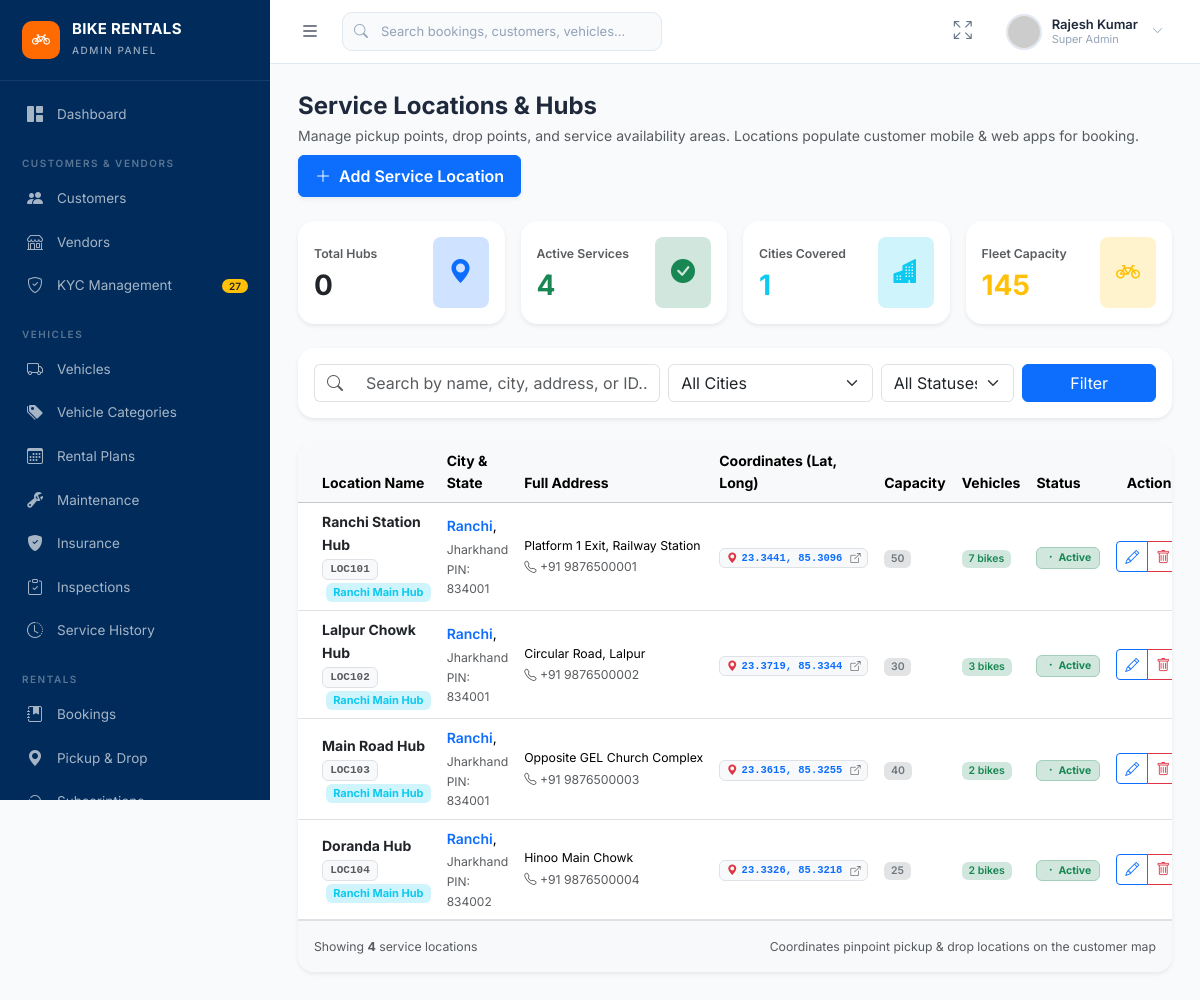
Page /locations/ on the committed database.
### myapp/models.py (models this page shows, shortened)
class Location(models.Model):
    location_id = models.CharField(max_length=20, unique=True, blank=True)
    name = models.CharField(max_length=150)
    franchise = models.ForeignKey(Franchise, on_delete=models.SET_NULL, null=True, blank=True, related_name="locations")
    city = models.CharField(max_length=100)
    state = models.CharField(max_length=100)
    address = models.TextField()
    pincode = models.CharField(max_length=10, blank=True)
    latitude = models.DecimalField(max_digits=10, decimal_places=6, null=True, blank=True)
    longitude = models.DecimalField(max_digits=10, decimal_places=6, null=True, blank=True)
    contact_phone = models.CharField(max_length=20, blank=True)
    operating_hours = models.CharField(max_length=100, default="07:00 AM - 10:00 PM")
    total_capacity = models.PositiveIntegerField(default=50)
    is_active = models.BooleanField(default=True)
    created_at = models.DateTimeField(default=timezone.now)

class Franchise(models.Model):
    STATUS_CHOICES = [
        ("active", "Active"),
        ("pending", "Pending"),
        ("inactive", "Inactive"),
    ]
    franchise_id = models.CharField(max_length=20, unique=True, blank=True)
    name = models.CharField(max_length=150)
    owner_name = models.CharField(max_length=150)
    email = models.EmailField()
    phone = models.CharField(max_length=20)
    city = models.CharField(max_length=100)
    state = models.CharField(max_length=100)
    address = models.TextField(blank=True)
    commission_rate = models.DecimalField(max_digits=5, decimal_places=2, default=15.0)
    status = models.CharField(max_length=20, choices=STATUS_CHOICES, default="active")
    joined_at = models.DateTimeField(default=timezone.now)
    class Meta:
        ordering = ["-joined_at"]

### myapp/views.py (the view, shortened to what this page needs)
# urls.py: path('locations/', views.location_list, name='admin_locations'),
def location_list(request):
    locations = Location.objects.select_related("franchise").annotate(
        vehicle_count=Count("vehicles")
    )
    search = request.GET.get("search", "").strip()
    city_val = request.GET.get("city", "").strip()
    if city_val and city_val != "All Cities":
        locations = locations.filter(city__iexact=city_val)
    status_val = request.GET.get("status", "").strip()
    if status_val == "Active":
        locations = locations.filter(is_active=True)
    elif status_val == "Inactive":
        locations = locations.filter(is_active=False)
    all_locations = Location.objects.all()
    cities = sorted(list(set(all_locations.values_list("city", flat=True).filter(city__isnull=False))))
    stats = {
        "total": all_locations.count(),
        "active": all_locations.filter(is_active=True).count(),
        "cities_count": len(cities),
        "total_capacity": sum(all_locations.values_list("total_capacity", flat=True)),
    }
    return render(request, "admin/locations/list.html", {
        "locations": locations,
        "cities": cities,
        "stats": stats,
        "search": search,
        "selected_city": city_val,
        "selected_status": status_val,
    })

### myapp/templates/admin/locations/list.html (shortened to what this page needs)
{% extends "admin/base.html" %}
{% block content %}
<div class="page-header d-flex align-items-center justify-content-between flex-wrap gap-2 mb-4">
    <div>
        <h1 class="h3 fw-bold mb-1">Service Locations & Hubs</h1>
        <p class="text-muted mb-0">Manage pickup points, drop points, and service availability areas. Locations populate customer mobile & web apps for booking.</p>
    </div>
    <div class="page-header-actions">
        <a href="{% url 'admin_location_form' %}" class="btn btn-primary px-3 py-2 fw-semibold shadow-sm">
            <i class="bi bi-plus-lg me-1"></i> Add Service Location
        </a>
    </div>
</div>
<div class="row g-3 mb-4">
    <div class="col-sm-6 col-xl-3">
        <div class="card border-0 shadow-sm rounded-4 p-3 h-100">
            <div class="d-flex align-items-center justify-content-between">
                <div>
                    <span class="text-muted small fw-semibold">Total Hubs</span>
                    <h3 class="fw-bold mb-0 mt-1">{{ stats.total|default:locations|length }}</h3>
                </div>
                <div class="rounded-3 p-3 bg-primary-subtle text-primary">
                    <i class="bi bi-geo-alt-fill fs-4"></i>
                </div>
            </div>
        </div>
    </div>
    <div class="col-sm-6 col-xl-3">
        <div class="card border-0 shadow-sm rounded-4 p-3 h-100">
            <div class="d-flex align-items-center justify-content-between">
                <div>
                    <span class="text-muted small fw-semibold">Active Services</span>
                    <h3 class="fw-bold mb-0 mt-1 text-success">{{ stats.active|default:0 }}</h3>
                </div>
                <div class="rounded-3 p-3 bg-success-subtle text-success">
                    <i class="bi bi-check-circle-fill fs-4"></i>
                </div>
            </div>
        </div>
    </div>
    <div class="col-sm-6 col-xl-3">
        <div class="card border-0 shadow-sm rounded-4 p-3 h-100">
            <div class="d-flex align-items-center justify-content-between">
                <div>
                    <span class="text-muted small fw-semibold">Cities Covered</span>
                    <h3 class="fw-bold mb-0 mt-1 text-info">{{ stats.cities_count|default:1 }}</h3>
                </div>
                <div class="rounded-3 p-3 bg-info-subtle text-info">
                    <i class="bi bi-buildings-fill fs-4"></i>
                </div>
            </div>
        </div>
    </div>
    <div class="col-sm-6 col-xl-3">
        <div class="card border-0 shadow-sm rounded-4 p-3 h-100">
            <div class="d-flex align-items-center justify-content-between">
                <div>
                    <span class="text-muted small fw-semibold">Fleet Capacity</span>
                    <h3 class="fw-bold mb-0 mt-1 text-warning">{{ stats.total_capacity|default:0 }}</h3>
                </div>
                <div class="rounded-3 p-3 bg-warning-subtle text-warning">
                    <i class="bi bi-bicycle fs-4"></i>
                </div>
            </div>
        </div>
    </div>
</div>
<div class="card border-0 shadow-sm rounded-4 p-3 mb-4">
    <form method="GET" action="{% url 'admin_locations' %}" class="row g-2 align-items-center">
        <div class="col-md-5">
            <div class="input-group">
                <span class="input-group-text bg-white border-end-0"><i class="bi bi-search text-muted"></i></span>
                <input type="text" name="search" class="form-control border-start-0" placeholder="Search by name, city, address, or ID..." value="{{ search|default:'' }}">
            </div>
        </div>
        <div class="col-md-3">
            <select name="city" class="form-select" onchange="this.form.submit()">
                <option value="">All Cities</option>
            </select>
        </div>
        <div class="col-md-2">
            <select name="status" class="form-select" onchange="this.form.submit()">
                <option value="">All Statuses</option>
            </select>
        </div>
        <div class="col-md-2 d-flex gap-2">
            <button type="submit" class="btn btn-primary w-100">Filter</button>
        </div>
    </form>
</div>
<div class="card border-0 shadow-sm rounded-4 overflow-hidden">
    <div class="table-responsive">
        <table class="table table-hover align-middle mb-0">
            <thead class="table-light">
                <tr>
                    <th class="ps-4">Location Name</th>
                    <th>City & State</th>
                    <th>Full Address</th>
                    <th>Coordinates (Lat, Long)</th>
                    <th>Capacity</th>
                    <th>Vehicles</th>
                    <th>Status</th>
                    <th class="pe-4 text-end">Actions</th>
                </tr>
            </thead>
            <tbody>
                {% for loc in locations %}
                <tr>
                    <td class="ps-4">
                        <div class="fw-bold text-dark">{{ loc.name }}</div>
                        <span class="badge bg-light text-muted border font-monospace" style="font-size:11px;">{{ loc.location_id }}</span>
                        {% if loc.franchise %}
                        <span class="badge bg-info-subtle text-info ms-1" style="font-size:11px;">{{ loc.franchise.name }}</span>
                        {% endif %}
                    </td>
                    <td>
                        <span class="fw-semibold text-primary">{{ loc.city }}</span>, <span class="text-muted small">{{ loc.state }}</span>
                        {% if loc.pincode %}<div class="text-muted" style="font-size:12px;">PIN: {{ loc.pincode }}</div>{% endif %}
                    </td>
                    <td style="max-width:240px;">
                        <span class="text-truncate d-block small" title="{{ loc.address }}">{{ loc.address }}</span>
                        {% if loc.contact_phone %}<span class="text-muted small"><i class="bi bi-telephone"></i> {{ loc.contact_phone }}</span>{% endif %}
                    </td>
                    <td>
                        {% if loc.latitude and loc.longitude %}
                        <a href="https://www.google.com/maps?q={{ loc.latitude }},{{ loc.longitude }}" target="_blank" class="badge bg-light text-primary border text-decoration-none d-inline-flex align-items-center gap-1" title="Open in Maps">
                            <i class="bi bi-geo-alt-fill text-danger"></i>
                            <span class="font-monospace">{{ loc.latitude|floatformat:4 }}, {{ loc.longitude|floatformat:4 }}</span>
                            <i class="bi bi-box-arrow-up-right text-muted ms-1" style="font-size:10px;"></i>
                        </a>
                        {% else %}
                        <span class="text-muted small fst-italic">Not pinned</span>
                        {% endif %}
                    </td>
                    <td>
                        <span class="badge bg-secondary-subtle text-secondary fw-semibold">{{ loc.total_capacity }}</span>
                    </td>
                    <td>
                        <span class="badge bg-success-subtle text-success fw-semibold">{{ loc.vehicle_count|default:0 }} bikes</span>
                    </td>
                    <td>
                        {% if loc.is_active %}
                        <span class="badge bg-success-subtle text-success border border-success-subtle px-2 py-1">
                            <i class="bi bi-dot"></i> Active
                        </span>
                        {% else %}
                        <span class="badge bg-danger-subtle text-danger border border-danger-subtle px-2 py-1">
                            <i class="bi bi-dot"></i> Inactive
                        </span>
                        {% endif %}
                    </td>
                    <td class="pe-4 text-end">
                        <div class="btn-group btn-group-sm">
                            <a href="{% url 'admin_location_edit' loc.location_id %}" class="btn btn-outline-primary" title="Edit Location with Map">
                                <i class="bi bi-pencil"></i>
                            </a>
                            <a href="{% url 'admin_location_delete' loc.location_id %}" onclick="return confirm('Are you sure you want to delete {{ loc.name }}?');" class="btn btn-outline-danger" title="Delete Location">
                                <i class="bi bi-trash"></i>
                            </a>
                        </div>
                    </td>
                </tr>
                {% endfor %}
            </tbody>
        </table>
    </div>
    <div class="p-3 bg-light border-top d-flex align-items-center justify-content-between flex-wrap gap-2 text-muted small">
        <div>Showing <strong>{{ locations|length }}</strong> service locations</div>
        <div>Coordinates pinpoint pickup & drop locations on the customer map</div>
    </div>
</div>
{% endblock %}

### myapp/static/css/admin.css (style rules this page uses)
:root { --primary: #002B5B; --primary-light: #003d7a; --primary-dark: #001d3d; --accent: #FF6B00; --accent-hover: #E65C00; --accent-light: rgba(255, 107, 0, 0.1); --bg: #F8FAFC; --bg-card: #FFFFFF; --text: #1E293B; --text-secondary: #64748B; --text-muted: #94A3B8; --white: #FFFFFF; --border: #E2E8F0; --border-light: #F1F5F9; --success: #10B981; --success-bg: rgba(16, 185, 129, 0.1); --warning: #F59E0B; --warning-bg: rgba(245, 158, 11, 0.1); --danger: #EF4444; --danger-bg: rgba(239, 68, 68, 0.1); --info: #3B82F6; --info-bg: rgba(59, 130, 246, 0.1); --purple: #8B5CF6; --purple-bg: rgba(139, 92, 246, 0.1); --sidebar-width: 270px; --sidebar-collapsed: 0px; --navbar-height: 64px; --radius: 10px; --radius-sm: 6px; --radius-lg: 14px; --shadow-sm: 0 1px 3px rgba(0, 0, 0, 0.06), 0 1px 2px rgba(0, 0, 0, 0.04); --shadow: 0 4px 6px -1px rgba(0, 0, 0, 0.07), 0 2px 4px -2px rgba(0, 0, 0, 0.05); --shadow-md: 0 10px 15px -3px rgba(0, 0, 0, 0.08), 0 4px 6px -4px rgba(0, 0, 0, 0.05); --shadow-lg: 0 20px 25px -5px rgba(0, 0, 0, 0.08), 0 8px 10px -6px rgba(0, 0, 0, 0.04); --transition: all 0.25s cubic-bezier(0.4, 0, 0.2, 1); --font: 'Inter', -apple-system, BlinkMacSystemFont, 'Segoe UI', sans-serif; }
*, *::before, *::after { box-sizing: border-box; margin: 0; padding: 0; }
html { scroll-behavior: smooth; }
body { font-family: var(--font); background: var(--bg); color: var(--text); font-size: 14px; line-height: 1.6; overflow-x: hidden; -webkit-font-smoothing: antialiased; -moz-osx-font-smoothing: grayscale; }
a { text-decoration: none; color: inherit; transition: var(--transition); }
.page-header { margin-bottom: 28px; }
.page-header h1 { font-size: 24px; font-weight: 700; color: var(--text); margin: 0; }
.page-header p { color: var(--text-secondary); font-size: 14px; margin: 4px 0 0; }
.page-header-actions { display: flex; gap: 10px; align-items: center; }

### rows in the picture
Location: name "Ranchi Station Hub", location_id "LOC101", franchise.name "Ranchi Main Hub", city "Ranchi", state "Jharkhand", pincode "834001", address "Platform 1 Exit, Railway Station", contact_phone "+91 9876500001", latitude "23.3441", longitude "85.3096", total_capacity "50", vehicle_count "7", is_active True (drawn)
Location: name "Lalpur Chowk Hub", location_id "LOC102", franchise.name "Ranchi Main Hub", city "Ranchi", state "Jharkhand", pincode "834001", address "Circular Road, Lalpur", contact_phone "+91 9876500002", latitude "23.3719", longitude "85.3344", total_capacity "30", vehicle_count "3", is_active True (drawn)
Location: name "Main Road Hub", location_id "LOC103", franchise.name "Ranchi Main Hub", city "Ranchi", state "Jharkhand", pincode "834001", address "Opposite GEL Church Complex", contact_phone "+91 9876500003", latitude "23.3615", longitude "85.3255", total_capacity "40", vehicle_count "2", is_active True (drawn)
Location: name "Doranda Hub", location_id "LOC104", franchise.name "Ranchi Main Hub", city "Ranchi", state "Jharkhand", pincode "834002", address "Hinoo Main Chowk", contact_phone "+91 9876500004", latitude "23.3326", longitude "85.3218", total_capacity "25", vehicle_count "2", is_active True (drawn)

### other values in the picture
{{ stats.total|default:locations|length }} "0"
{{ stats.active|default:0 }} "4"
{{ stats.cities_count|default:1 }} "1"
{{ stats.total_capacity|default:0 }} "145"
{{ locations|length }} "4"
